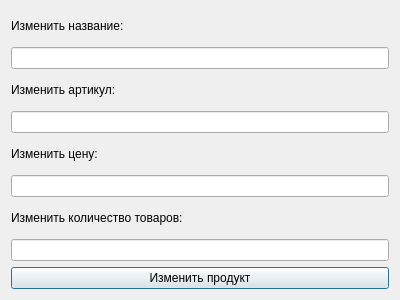
<?xml version="1.0" encoding="UTF-8"?>
<ui version="4.0">
 <class>edit_prod</class>
 <widget class="QDialog" name="edit_prod">
  <property name="geometry">
   <rect>
    <x>0</x>
    <y>0</y>
    <width>400</width>
    <height>300</height>
   </rect>
  </property>
  <property name="windowTitle">
   <string>Dialog</string>
  </property>
  <property name="styleSheet">
   <string notr="true"/>
  </property>
  <layout class="QVBoxLayout" name="verticalLayout_2">
   <item>
    <layout class="QVBoxLayout" name="verticalLayout">
     <item>
      <widget class="QLabel" name="label_name_edit">
       <property name="text">
        <string>Изменить название:</string>
       </property>
      </widget>
     </item>
     <item>
      <widget class="QLineEdit" name="Name_edit_prod"/>
     </item>
     <item>
      <widget class="QLabel" name="label_art_edit">
       <property name="text">
        <string>Изменить артикул:</string>
       </property>
      </widget>
     </item>
     <item>
      <widget class="QLineEdit" name="Art_edit_prod"/>
     </item>
     <item>
      <widget class="QLabel" name="label_price_edit">
       <property name="text">
        <string>Изменить цену:</string>
       </property>
      </widget>
     </item>
     <item>
      <widget class="QLineEdit" name="price_edit_prod"/>
     </item>
     <item>
      <widget class="QLabel" name="label_count_edit">
       <property name="text">
        <string>Изменить количество товаров:</string>
       </property>
      </widget>
     </item>
     <item>
      <widget class="QLineEdit" name="lineEdit"/>
     </item>
     <item>
      <widget class="QPushButton" name="edit_prod_button">
       <property name="styleSheet">
        <string notr="true"/>
       </property>
       <property name="text">
        <string>Изменить продукт</string>
       </property>
      </widget>
     </item>
    </layout>
   </item>
  </layout>
 </widget>
 <resources/>
 <connections/>
</ui>
